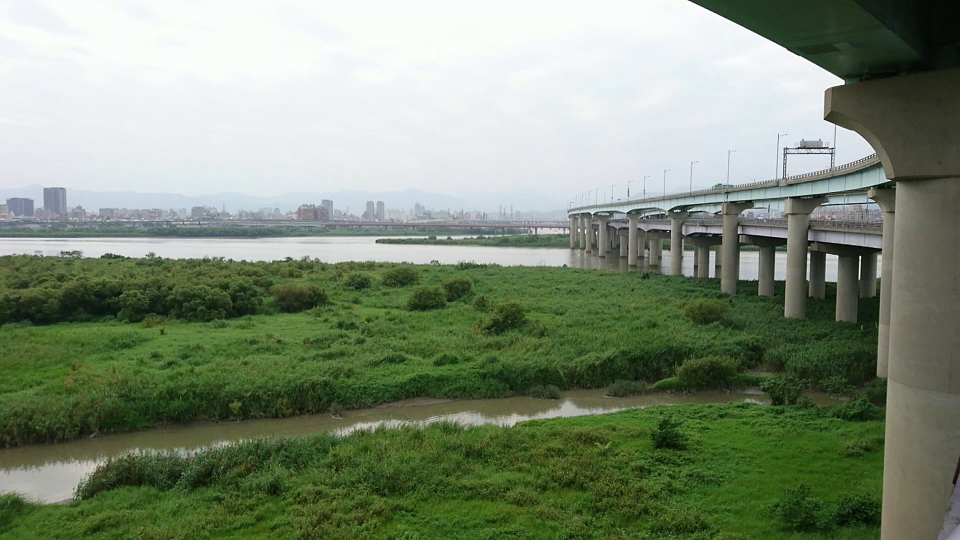
#> input picture dataset1/dataset_1_0.jpg, 1920 x 1080 px, found by its file name (shown at 1/2 size); its folder holds only this picture in this run
$ python splice_dataset1.py   (older library calls are emulated)
#> lines starting #> are read from the running program, lines starting #| are printed output that depends on the picture
##############################從右邊拼照片集##############################
import cv2
import numpy as np

frame_num = 0
total_frame = 81

goal = 'splice_dataset1.mp4'
width = (1920)//4*2
height = (1080)//4
fps = 30
videoWriter = cv2.VideoWriter(goal, cv2.VideoWriter_fourcc('M', 'P', '4', 'V'), fps, (width, height))


def set_frame_number(x):
    global frame_num
    frame_num = x
    return

result = np.zeros((int(1080)//4,int(1920)//4*2,3))
count  = np.zeros((int(1080)//4,int(1920)//4*2))
ones = np.ones(((int(1080)//4,int(1920)//4)))

cv2.namedWindow('matching')
cv2.createTrackbar('frame no.','matching',0,total_frame-1,set_frame_number)

kpdetector = cv2.xfeatures2d.SIFT_create()
#kpdetector = cv2.AKAZE_create()

# create BFMatcher object
bf = cv2.BFMatcher(cv2.NORM_L2, crossCheck=True)
i = 0
while i in range(81):
    frame2=cv2.imread(".\\dataset1\\dataset_1_%d.jpg"%(i))
#> frame2 is the input picture: shape (1080, 1920, 3); mean B, G, R 118, 139.6, 126.6
    print(".\\dataset1\\dataset_1_%d.jpg"%(i))
    frame2 = cv2.resize(frame2,(frame2.shape[1]//4,frame2.shape[0]//4))
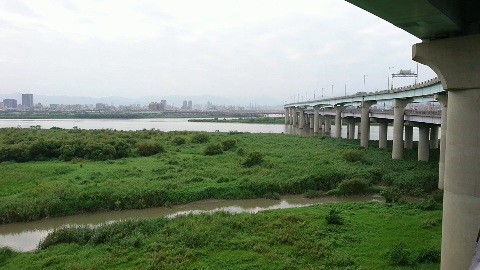
#> frame2: shape (270, 480, 3); mean B, G, R 118.1, 139.7, 126.7

#kp1, dt1 = kpdetector.detectAndCompute(frame1,None)
    gray = cv2.cvtColor(frame2, cv2.COLOR_BGR2GRAY)
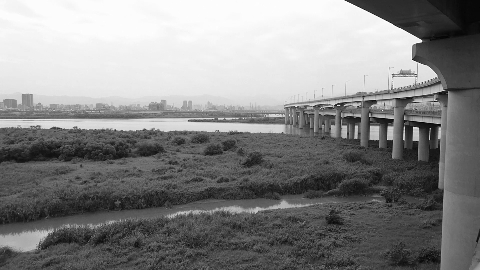
#> gray: shape (270, 480); min 1, max 255, mean 133.3
    kp2 = kpdetector.detect(gray,None)
#> kp2 = 637 keypoints; strongest (x, y, size): (420, 41, 2.8), (416, 130, 4.8), (439, 125, 1.9), (375, 132, 8)
    dt2 = kpdetector.compute(gray,kp2)[1]
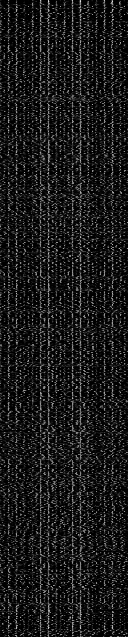
#> dt2: shape (637, 128) float32; min 0, max 224, mean 26
    if frame_num == 0:
        T      = np.eye(3)
        T[0,2] = result.shape[1]-frame2.shape[1]
        T[1,2] = 0
        result = cv2.warpPerspective(frame2,T,(result.shape[1],result.shape[0])).astype(np.float)
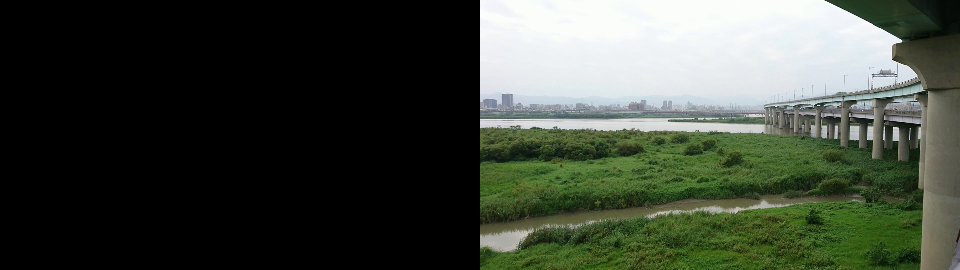
#> result: shape (270, 960, 3) float64; mean B, G, R 59, 69.9, 63.3
        t_count= cv2.warpPerspective(ones,T,(result.shape[1],result.shape[0])).astype(np.float)
#> ones: shape (270, 480) float64; every value is 1
        count = t_count.astype(np.float)
        disp = result.copy()
        cv2.imshow('stitched image',disp.astype(np.uint8))

        frame1 = frame2
        kp1 = kp2
#> kp1 has the same summary as kp2
        dt1 = dt2
    else:
        # Match descriptors.
        matches = bf.match(dt2,dt1)
        print('{}, # of matches:{}'.format(frame_num,len(matches)))

        # Sort in ascending order of distance.
        matches = sorted(matches, key = lambda x:x.distance)

        src = []
        dst = []
        for m in matches:
            src.append(kp2[m.queryIdx].pt + (1,))
            dst.append(kp1[m.trainIdx].pt + (1,))

        src = np.array(src,dtype=np.float)
        dst = np.array(dst,dtype=np.float)

        # find a homography to map src to dst
        A, mask = cv2.findHomography(src, dst, cv2.RANSAC)

        # map to the first frame
        T = T.dot(A)
        warp_img = cv2.warpPerspective(frame2,T,(result.shape[1],result.shape[0])).astype(np.float)
        t_count  = cv2.warpPerspective(ones,T,(result.shape[1],result.shape[0])).astype(np.float)
        result+= warp_img
        count += t_count.astype(np.float)

        t_count= count.copy()
        t_count[t_count == 0] = 1
        disp = result.copy()

        disp[:,:,0] = result[:,:,0] / t_count
        disp[:,:,1] = result[:,:,1] / t_count
        disp[:,:,2] = result[:,:,2] / t_count

        cv2.imshow('stitched image',disp.astype(np.uint8))

        cv2.imshow('matching',cv2.drawMatches(frame2,kp2,frame1,kp1,matches[:15], None, flags=cv2.DRAW_MATCHES_FLAGS_NOT_DRAW_SINGLE_POINTS))


        frame1 = frame2
        kp1 = kp2
        dt1 = dt2

    videoWriter.write(disp.astype(np.uint8))
    if cv2.waitKey(1) & 0xFF == ord('q'):
#> (key q is pressed here)
        break

    key = cv2.waitKey(20) & 0xFF
    if key == 27:
        break
    frame_num += 1
    i+=1
cv2.waitKey()
videoWriter.release()
cv2.destroyAllWindows()
